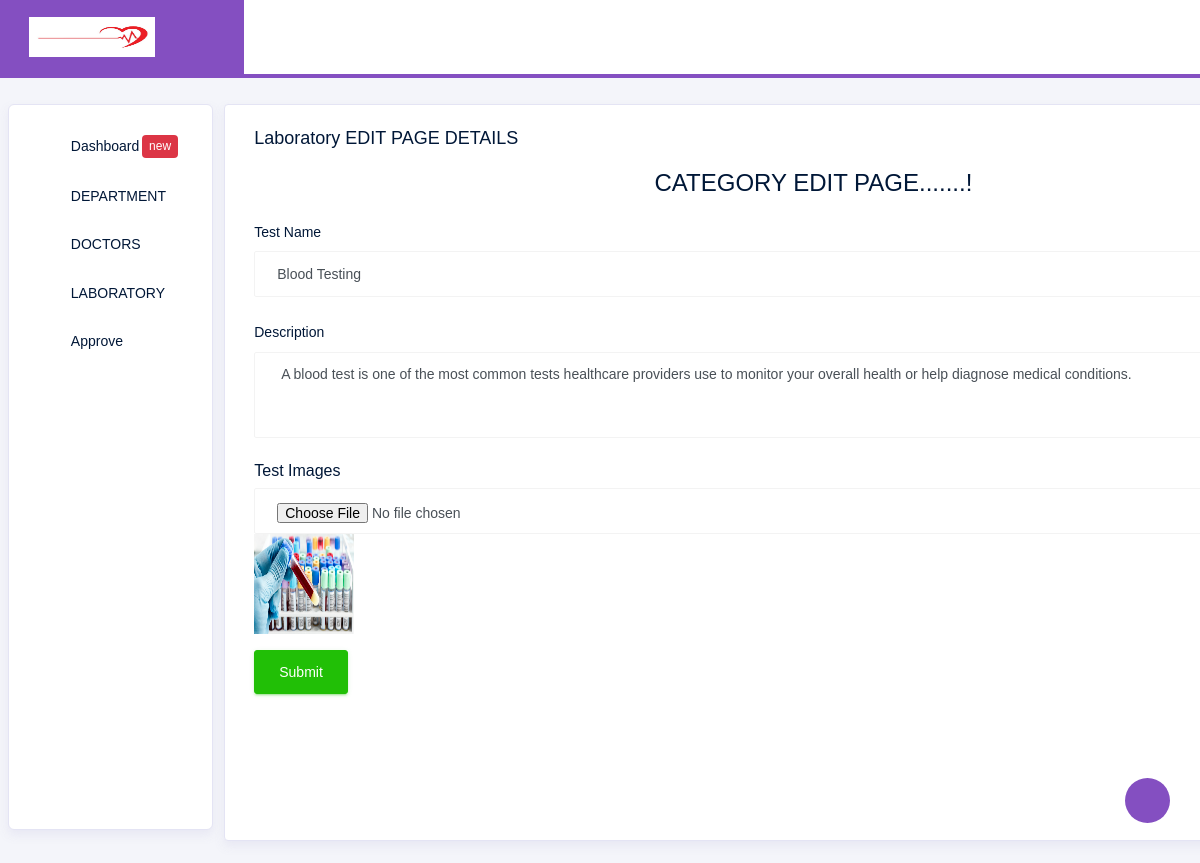
Page /HospitalBackend/Labedit/2 on the committed database.
### HospitalBackend/models.py (models this page shows)
class LaborataryDB(models.Model):
    Testname = models.CharField(max_length=100, null=True, blank=True)
    Description = models.CharField(max_length=100, null=True, blank=True)
    Testimages = models.ImageField(upload_to="Testimages", null=True, blank=True)

### HospitalBackend/views.py (the view)
# urls.py: path('Labedit/<int:dataid>', views.Labedit, name="Labedit"),
def Labedit(request, dataid):
    lab = LaborataryDB.objects.get(id=dataid)
    return render(request, "editlab.html", {'lab': lab})

### HospitalBackend/templates/editlab.html (shortened to what this page needs)
<!DOCTYPE html>
{% extends 'index.html' %}
{% block content %}
<html lang="en">
<head>
</head>
<body>
<div class="col-lg-12 grid-margin stretch-card">
              <div class="card">
                <div class="card-body">
                  <h4 class="card-title" >Laboratory EDIT PAGE DETAILS</h4>
    <h4><center>CATEGORY EDIT PAGE.......!</center></h4><br>
    <form class="forms-sample" method="post" action="{% url 'updatelab' dataid=lab.id %}" enctype="multipart/form-data">
                <div class="form-group">
                      <label for="exampleInputName1" >Test Name</label>
                      <input type="text" class="form-control" id="exampleInputName1" placeholder="Testname" name="Testname" value="{{lab.Testname}}">
                    </div>
        <div class="form-group ">
                        <label for="exampleTextarea1" >Description</label>
                      <textarea class="form-control" id="exampleTextarea1" rows="4" name="Description">{{lab.Description}}</textarea>
                    </div>
                    <div class="mb-3">
                        <label for="formFile" class="form-label">Test Images</label>
                                <input class="form-control" type="file" id="formFile" name="Testimages">
                        <img src="{{lab.Testimages.url}}"  width="100px" height="100px">
                            </div>
                    <button type="submit" class="btn btn-success mr-2">Submit</button>
    </form>
</div>
                </div>
              </div>
</body>
</html>
{% endblock %}

### rows in the picture
LaborataryDB: Testname "Blood Testing", Description "A blood test is one of the most common tests healthcare providers use to monitor your overall health or help diagnose medical conditions.", Testimages (picture)
